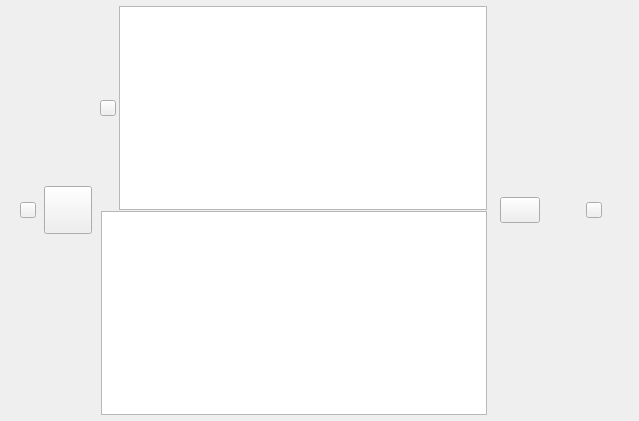
<?xml version="1.0" encoding="UTF-8"?>
<ui version="4.0">
 <class>StalledIssueHeader</class>
 <widget class="QWidget" name="StalledIssueHeader">
  <property name="geometry">
   <rect>
    <x>0</x>
    <y>0</y>
    <width>639</width>
    <height>421</height>
   </rect>
  </property>
  <property name="sizePolicy">
   <sizepolicy hsizetype="Expanding" vsizetype="Fixed">
    <horstretch>0</horstretch>
    <verstretch>0</verstretch>
   </sizepolicy>
  </property>
  <property name="minimumSize">
   <size>
    <width>0</width>
    <height>0</height>
   </size>
  </property>
  <property name="maximumSize">
   <size>
    <width>16777215</width>
    <height>16777215</height>
   </size>
  </property>
  <property name="cursor">
   <cursorShape>PointingHandCursor</cursorShape>
  </property>
  <property name="windowTitle">
   <string notr="true"/>
  </property>
  <property name="styleSheet">
   <string notr="true">/*********** actionContainer **********/
#actionMessageContainer
{
   border-radius: 4px;
}

#actionMessageContainer[STATE=&quot;being solved&quot;]
{
	background-color: #F3F4F4; /*colorToken.surface-2*/
}

#actionMessageContainer[STATE=&quot;solved&quot;]
{
	background-color: #CFFCDB; /*colorToken.notification-success*/
}

#actionMessageContainer[STATE=&quot;solved&quot;] QLabel
{
    color: #007C3E; /*colorToken.text-success*/
}

#actionMessageContainer[STATE=&quot;ignored&quot;]
{
	background-color: #CFFCDB; /*colorToken.notification-success*/
}

#actionMessageContainer[STATE=&quot;ignored&quot;]
{
	background-color: #FEF4C6; /*colorToken.notification-warning*/
}

#actionMessageContainer[STATE=&quot;failed&quot;]
{
	background-color: #B55407; /*colorToken.notification-error*/
}

#actionMessageContainer[STATE=&quot;failed&quot;] QLabel
{
	color: #E31B57; /*colorToken.text-error*/
}
/*********** actionContainer **********/

/*********** multiple action button ****/
#multipleActionButton
{
    	qproperty-icon: url(:/chevron-down_default); 
    	qproperty-iconSize: 16px;
}

#multipleActionButton:hover
{
    	qproperty-icon: url(:/chevron-down_hover); 
    	qproperty-iconSize: 16px;
}

#multipleActionButton:pressed
{
    	qproperty-icon: url(:/chevron-down_pressed); 
    	qproperty-iconSize: 16px;
}
/*********** multiple action button ****/</string>
  </property>
  <property name="TOKENIZED" stdset="0">
   <bool>true</bool>
  </property>
  <layout class="QHBoxLayout" name="horizontalLayout_6" stretch="1,0">
   <property name="spacing">
    <number>0</number>
   </property>
   <property name="leftMargin">
    <number>20</number>
   </property>
   <property name="topMargin">
    <number>6</number>
   </property>
   <property name="rightMargin">
    <number>0</number>
   </property>
   <property name="bottomMargin">
    <number>6</number>
   </property>
   <item>
    <widget class="QWidget" name="titleContainer" native="true">
     <property name="sizePolicy">
      <sizepolicy hsizetype="Expanding" vsizetype="Preferred">
       <horstretch>0</horstretch>
       <verstretch>0</verstretch>
      </sizepolicy>
     </property>
     <property name="minimumSize">
      <size>
       <width>0</width>
       <height>0</height>
      </size>
     </property>
     <property name="maximumSize">
      <size>
       <width>16777215</width>
       <height>16777215</height>
      </size>
     </property>
     <layout class="QHBoxLayout" name="horizontalLayout_7">
      <property name="spacing">
       <number>8</number>
      </property>
      <property name="leftMargin">
       <number>0</number>
      </property>
      <property name="topMargin">
       <number>0</number>
      </property>
      <property name="rightMargin">
       <number>0</number>
      </property>
      <property name="bottomMargin">
       <number>0</number>
      </property>
      <item>
       <widget class="IconLabel" name="arrow">
        <property name="sizePolicy">
         <sizepolicy hsizetype="Fixed" vsizetype="Fixed">
          <horstretch>0</horstretch>
          <verstretch>0</verstretch>
         </sizepolicy>
        </property>
        <property name="minimumSize">
         <size>
          <width>16</width>
          <height>16</height>
         </size>
        </property>
        <property name="maximumSize">
         <size>
          <width>16</width>
          <height>16</height>
         </size>
        </property>
        <property name="focusPolicy">
         <enum>Qt::NoFocus</enum>
        </property>
        <property name="text">
         <string notr="true"/>
        </property>
        <property name="icon">
         <iconset resource="../../../gui/Resources_common.qrc">
          <normaloff>:/chevron-left_default</normaloff>
          <normalon>:/chevron-down_default</normalon>:/chevron-left_default</iconset>
        </property>
        <property name="checkable">
         <bool>true</bool>
        </property>
        <property name="normal_off" stdset="0">
         <string notr="true">icon-primary</string>
        </property>
        <property name="normal_on" stdset="0">
         <string notr="true">icon-primary</string>
        </property>
       </widget>
      </item>
      <item>
       <widget class="IconLabel" name="fileTypeIcon">
        <property name="sizePolicy">
         <sizepolicy hsizetype="Fixed" vsizetype="Fixed">
          <horstretch>0</horstretch>
          <verstretch>0</verstretch>
         </sizepolicy>
        </property>
        <property name="minimumSize">
         <size>
          <width>48</width>
          <height>48</height>
         </size>
        </property>
        <property name="maximumSize">
         <size>
          <width>48</width>
          <height>48</height>
         </size>
        </property>
        <property name="focusPolicy">
         <enum>Qt::NoFocus</enum>
        </property>
        <property name="text">
         <string notr="true"/>
        </property>
        <property name="iconSize">
         <size>
          <width>48</width>
          <height>48</height>
         </size>
        </property>
       </widget>
      </item>
      <item>
       <widget class="QWidget" name="errorContainer" native="true">
        <property name="sizePolicy">
         <sizepolicy hsizetype="Expanding" vsizetype="Preferred">
          <horstretch>0</horstretch>
          <verstretch>0</verstretch>
         </sizepolicy>
        </property>
        <property name="minimumSize">
         <size>
          <width>0</width>
          <height>0</height>
         </size>
        </property>
        <property name="maximumSize">
         <size>
          <width>16777215</width>
          <height>16777215</height>
         </size>
        </property>
        <layout class="QVBoxLayout" name="verticalLayout">
         <property name="spacing">
          <number>1</number>
         </property>
         <property name="leftMargin">
          <number>0</number>
         </property>
         <property name="topMargin">
          <number>0</number>
         </property>
         <property name="rightMargin">
          <number>13</number>
         </property>
         <property name="bottomMargin">
          <number>0</number>
         </property>
         <item>
          <widget class="QWidget" name="errorTitle" native="true">
           <property name="sizePolicy">
            <sizepolicy hsizetype="Expanding" vsizetype="Preferred">
             <horstretch>0</horstretch>
             <verstretch>0</verstretch>
            </sizepolicy>
           </property>
           <layout class="QHBoxLayout" name="horizontalLayout">
            <property name="spacing">
             <number>3</number>
            </property>
            <property name="leftMargin">
             <number>0</number>
            </property>
            <property name="topMargin">
             <number>0</number>
            </property>
            <property name="rightMargin">
             <number>0</number>
            </property>
            <property name="bottomMargin">
             <number>0</number>
            </property>
            <item>
             <widget class="IconLabel" name="errorTitleIcon">
              <property name="sizePolicy">
               <sizepolicy hsizetype="Fixed" vsizetype="Fixed">
                <horstretch>0</horstretch>
                <verstretch>0</verstretch>
               </sizepolicy>
              </property>
              <property name="minimumSize">
               <size>
                <width>16</width>
                <height>16</height>
               </size>
              </property>
              <property name="maximumSize">
               <size>
                <width>16</width>
                <height>16</height>
               </size>
              </property>
              <property name="focusPolicy">
               <enum>Qt::NoFocus</enum>
              </property>
              <property name="text">
               <string notr="true"/>
              </property>
              <property name="icon">
               <iconset resource="../../../gui/Resources_common.qrc">
                <normaloff>:/alert-triangle_small_thin_outline</normaloff>:/alert-triangle_small_thin_outline</iconset>
              </property>
              <property name="normal_off" stdset="0">
               <string notr="true">support-warning</string>
              </property>
             </widget>
            </item>
            <item>
             <widget class="WordWrapLabel" name="fileNameTitle">
              <property name="sizePolicy">
               <sizepolicy hsizetype="Expanding" vsizetype="Preferred">
                <horstretch>0</horstretch>
                <verstretch>0</verstretch>
               </sizepolicy>
              </property>
              <property name="font-size" stdset="0">
               <string notr="true">body-2</string>
              </property>
             </widget>
            </item>
           </layout>
          </widget>
         </item>
         <item>
          <widget class="QWidget" name="errorDescription" native="true">
           <property name="sizePolicy">
            <sizepolicy hsizetype="Expanding" vsizetype="Preferred">
             <horstretch>0</horstretch>
             <verstretch>0</verstretch>
            </sizepolicy>
           </property>
           <layout class="QHBoxLayout" name="horizontalLayout_2" stretch="0">
            <property name="spacing">
             <number>3</number>
            </property>
            <property name="leftMargin">
             <number>1</number>
            </property>
            <property name="topMargin">
             <number>0</number>
            </property>
            <property name="rightMargin">
             <number>0</number>
            </property>
            <property name="bottomMargin">
             <number>0</number>
            </property>
            <item>
             <widget class="WordWrapLabel" name="errorDescriptionText">
              <property name="sizePolicy">
               <sizepolicy hsizetype="Expanding" vsizetype="Preferred">
                <horstretch>0</horstretch>
                <verstretch>0</verstretch>
               </sizepolicy>
              </property>
              <property name="toolTip">
               <string/>
              </property>
              <property name="type" stdset="0">
               <string notr="true">secondary</string>
              </property>
              <property name="font-size" stdset="0">
               <string notr="true">caption</string>
              </property>
             </widget>
            </item>
           </layout>
          </widget>
         </item>
        </layout>
       </widget>
      </item>
     </layout>
    </widget>
   </item>
   <item>
    <widget class="QWidget" name="actionContainer" native="true">
     <layout class="QHBoxLayout" name="horizontalLayout_4">
      <property name="spacing">
       <number>20</number>
      </property>
      <property name="leftMargin">
       <number>0</number>
      </property>
      <property name="topMargin">
       <number>0</number>
      </property>
      <property name="rightMargin">
       <number>20</number>
      </property>
      <property name="bottomMargin">
       <number>0</number>
      </property>
      <item>
       <widget class="QPushButton" name="multipleActionButton">
        <property name="minimumSize">
         <size>
          <width>0</width>
          <height>26</height>
         </size>
        </property>
        <property name="maximumSize">
         <size>
          <width>16777215</width>
          <height>26</height>
         </size>
        </property>
        <property name="text">
         <string/>
        </property>
        <property name="iconSize">
         <size>
          <width>16</width>
          <height>16</height>
         </size>
        </property>
        <property name="type" stdset="0">
         <string notr="true">secondary</string>
        </property>
        <property name="dimension" stdset="0">
         <string notr="true">small</string>
        </property>
       </widget>
      </item>
      <item>
       <widget class="QWidget" name="actionMessageContainer" native="true">
        <property name="minimumSize">
         <size>
          <width>0</width>
          <height>24</height>
         </size>
        </property>
        <property name="maximumSize">
         <size>
          <width>16777215</width>
          <height>24</height>
         </size>
        </property>
        <layout class="QHBoxLayout" name="horizontalLayout_5">
         <property name="spacing">
          <number>5</number>
         </property>
         <property name="leftMargin">
          <number>5</number>
         </property>
         <property name="topMargin">
          <number>0</number>
         </property>
         <property name="rightMargin">
          <number>5</number>
         </property>
         <property name="bottomMargin">
          <number>0</number>
         </property>
         <item>
          <widget class="WaitingSpinnerWidget" name="actionWaitingSpinner" native="true">
           <property name="minimumSize">
            <size>
             <width>16</width>
             <height>16</height>
            </size>
           </property>
           <property name="maximumSize">
            <size>
             <width>16</width>
             <height>16</height>
            </size>
           </property>
          </widget>
         </item>
         <item>
          <widget class="IconLabel" name="actionMessageIcon">
           <property name="sizePolicy">
            <sizepolicy hsizetype="Fixed" vsizetype="Fixed">
             <horstretch>0</horstretch>
             <verstretch>0</verstretch>
            </sizepolicy>
           </property>
           <property name="minimumSize">
            <size>
             <width>16</width>
             <height>16</height>
            </size>
           </property>
           <property name="maximumSize">
            <size>
             <width>16</width>
             <height>16</height>
            </size>
           </property>
           <property name="focusPolicy">
            <enum>Qt::NoFocus</enum>
           </property>
           <property name="text">
            <string notr="true"/>
           </property>
          </widget>
         </item>
         <item>
          <widget class="QLabel" name="actionMessage">
           <property name="text">
            <string/>
           </property>
           <property name="type" stdset="0">
            <string notr="true">secondary</string>
           </property>
          </widget>
         </item>
        </layout>
       </widget>
      </item>
     </layout>
    </widget>
   </item>
  </layout>
 </widget>
 <customwidgets>
  <customwidget>
   <class>IconLabel</class>
   <extends>QToolButton</extends>
   <header>TokenizableItems/IconLabel.h</header>
  </customwidget>
  <customwidget>
   <class>WaitingSpinnerWidget</class>
   <extends>QWidget</extends>
   <header>gui/WaitingSpinnerWidget.h</header>
   <container>1</container>
  </customwidget>
  <customwidget>
   <class>WordWrapLabel</class>
   <extends>QTextEdit</extends>
   <header>WordWrapLabel.h</header>
  </customwidget>
 </customwidgets>
 <resources>
  <include location="../../../gui/Resources_common.qrc"/>
 </resources>
 <connections/>
</ui>
